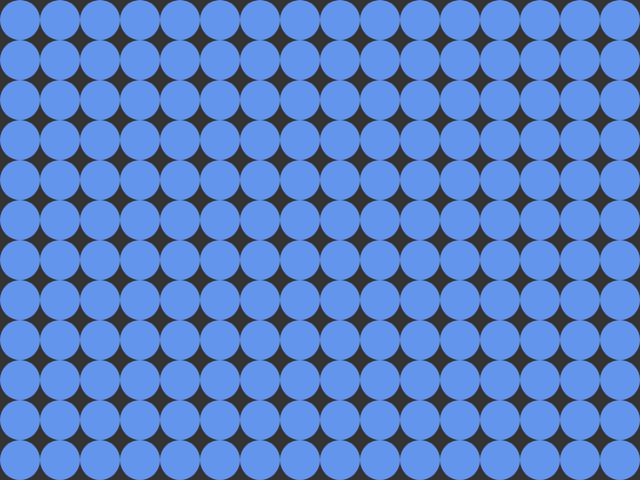
Frame 1 (no input)
Frame 60 (no input): identical to frame 1, image omitted
Frame 120 (the mouse pressed at the canvas centre since frame 60): identical to frame 1, image omitted

The p5.js sketch that drew this single still picture (run headless with seeded random() and noise() and a simulated clock; from frame 60 on, the mouse is pressed at the canvas centre):

// p5.js sketch
// ── sketch.js
let tileNumX = 16;
let tileNumY = 12;

function setup() {
  //void 대신fuction사용
  createCanvas(640, 480); //size대신 createCanvas 사용
}

function draw() {
  background('#333333');
  noStroke();
  fill('cornflowerblue');
  // for (let column = 0; column < width; column += 40) {
  //   for (let row = 0; row < height; row += 40) {
  //     let x = 20 + column;
  //     let y = 20 + row;
  //     let diameter = 30;
  //     circle(x, y, diameter);
  //   }
  //
  // }
  for (let row = 0; row < tileNumY; row++) {
    for (let column = 0; column < tileNumX; column++) {
      let tileW = width / tileNumX;
      let tileH = height / tileNumY;
      let x = tileW * 0.5 + column * tileW;
      let y = tileH * 0.5 + row * tileH;
      ellipse(x, y, tileW, tileH);
    }
  }
}

//타입의 구분이 없다.글자나 숫자 정도만 구분하고, 정수냐 자연수냐는 고려하지 않음

//자바스크립트에는 int, float구분하지 않는다. 무조건 let 또는 var을 사용한다. 요즘에는 let을 사용하는 추세 같은 변수를 한번에 바꾸려면 선택하고 fn+f2로 검색한 후 바꾸고 싶은 변수 엔터
